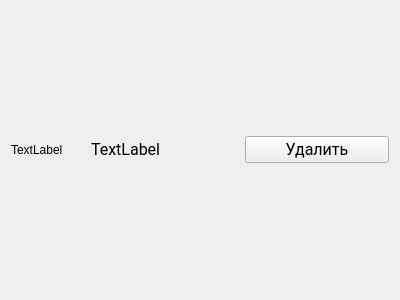
<?xml version="1.0" encoding="UTF-8"?>
<ui version="4.0">
 <class>FriendWidget</class>
 <widget class="QWidget" name="FriendWidget">
  <property name="geometry">
   <rect>
    <x>0</x>
    <y>0</y>
    <width>400</width>
    <height>300</height>
   </rect>
  </property>
  <property name="windowTitle">
   <string>Form</string>
  </property>
  <layout class="QHBoxLayout" name="horizontalLayout">
   <property name="spacing">
    <number>10</number>
   </property>
   <item>
    <widget class="QLabel" name="friend_avatar">
     <property name="sizePolicy">
      <sizepolicy hsizetype="Fixed" vsizetype="Fixed">
       <horstretch>0</horstretch>
       <verstretch>0</verstretch>
      </sizepolicy>
     </property>
     <property name="minimumSize">
      <size>
       <width>70</width>
       <height>70</height>
      </size>
     </property>
     <property name="text">
      <string>TextLabel</string>
     </property>
    </widget>
   </item>
   <item alignment="Qt::AlignLeft">
    <widget class="QLabel" name="friend_username">
     <property name="sizePolicy">
      <sizepolicy hsizetype="Preferred" vsizetype="Fixed">
       <horstretch>0</horstretch>
       <verstretch>0</verstretch>
      </sizepolicy>
     </property>
     <property name="font">
      <font>
       <family>Roboto</family>
       <pointsize>12</pointsize>
      </font>
     </property>
     <property name="text">
      <string>TextLabel</string>
     </property>
    </widget>
   </item>
   <item>
    <widget class="QPushButton" name="friend_remove">
     <property name="font">
      <font>
       <family>Roboto</family>
       <pointsize>12</pointsize>
      </font>
     </property>
     <property name="text">
      <string>Удалить</string>
     </property>
    </widget>
   </item>
  </layout>
 </widget>
 <resources/>
 <connections/>
</ui>
